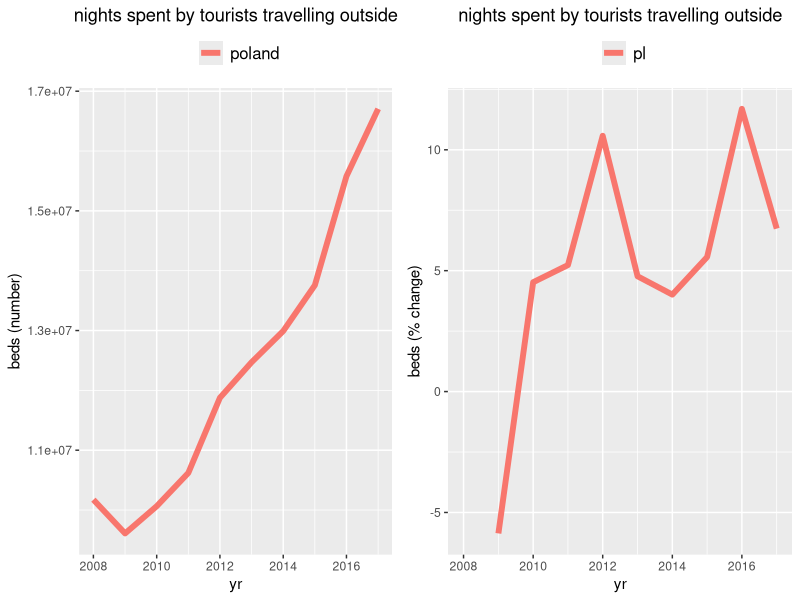
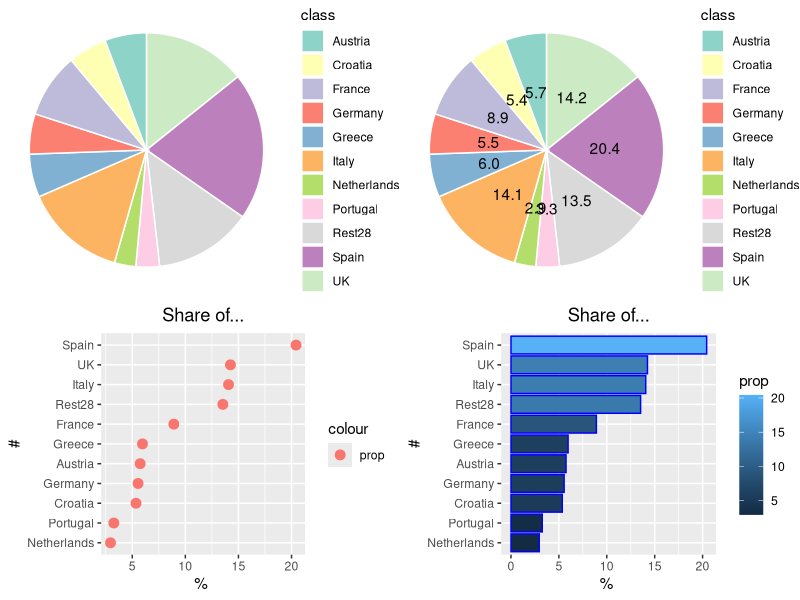
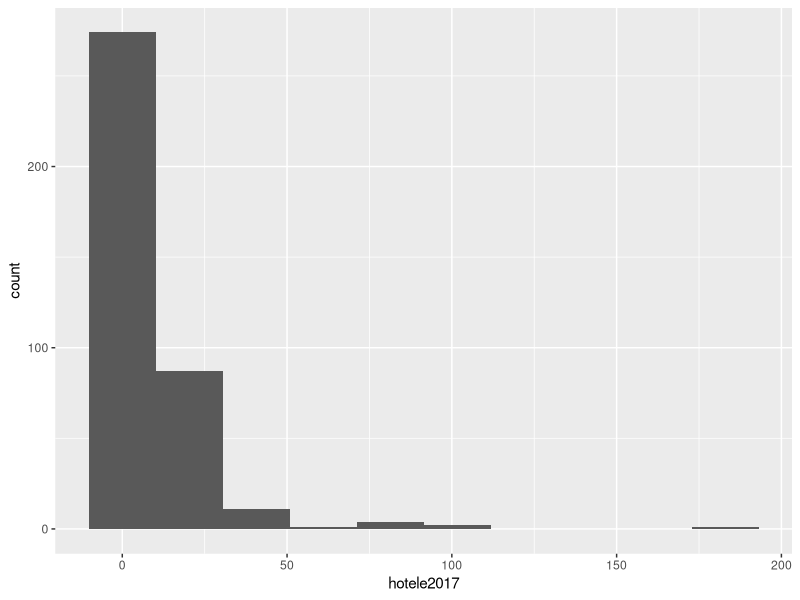
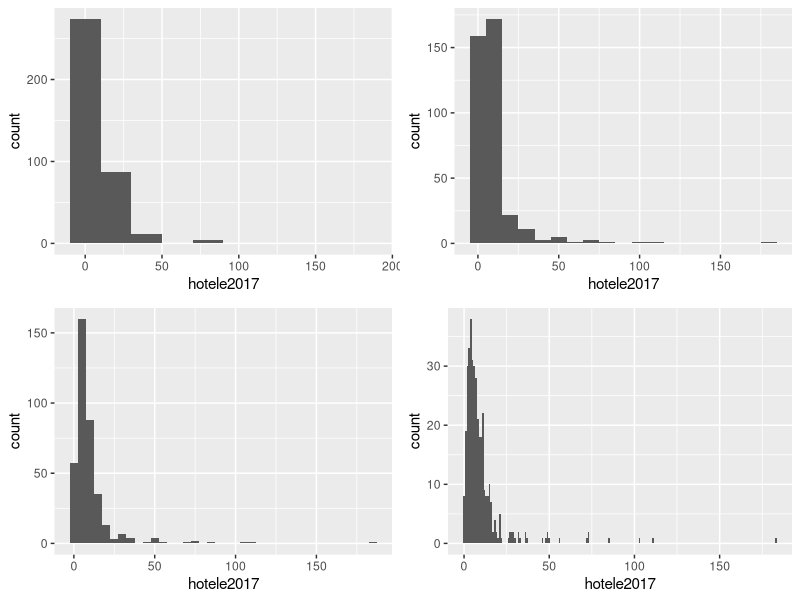
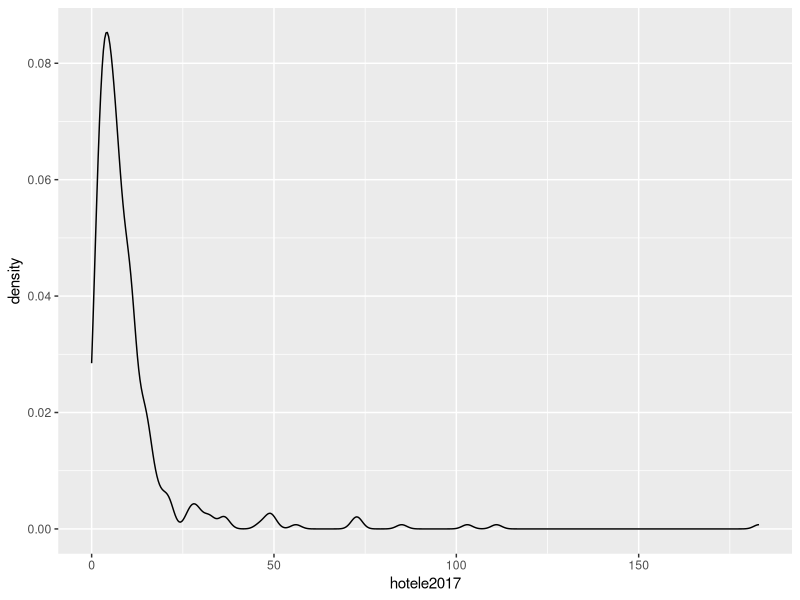
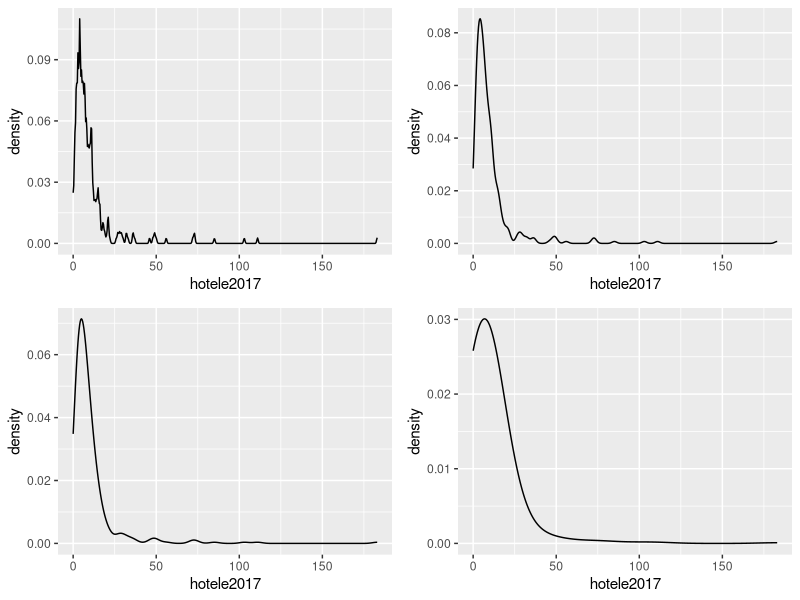
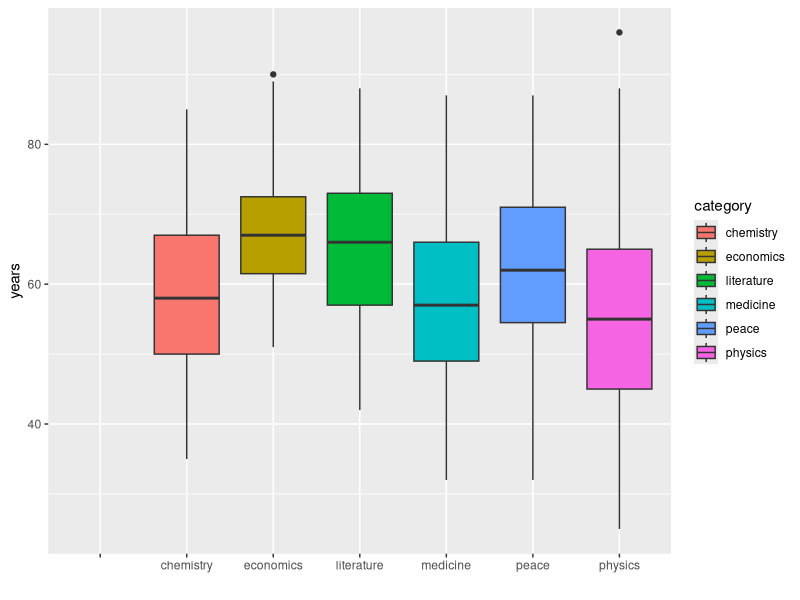
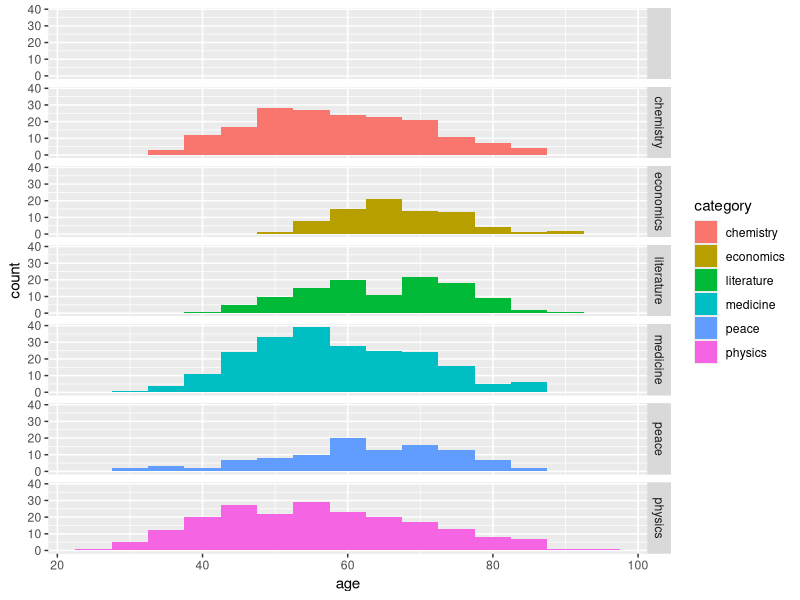

The R source for these figures, in order:
## ---- chunk 1
library(ggplot2)
library(ggpubr)
## line plot with trend (for x as.Date)
## center title

d <- read.csv("nights_spent_byc.csv", sep = ';',  header=T, na.string="NA");
yr <- as.Date(paste(d$year, "-01-01", sep=""));

d["yr"] <- yr

p1 <- ggplot(d, aes(x = yr)) +
 geom_line(aes(y = poland, colour = "poland"), size=2) +
 ylab(label="beds (number)") +
 labs(colour = "") +
 theme(legend.position="top") +
 ggtitle("nights spent by tourists travelling outside") +
 theme(plot.title = element_text(hjust = 0.5)) +
 theme(legend.text=element_text(size=12));

## index base = firstObs
pl <- diff(d$poland, differences = 1)

d$poland

pl <- append(NA, pl);

d["pl"] <- pl/d$poland * 100

p2 <- ggplot(d, aes(x = yr)) +
 geom_line(aes(y = pl, colour = "pl"), size=2) +
 ylab(label="beds (% change)") +
 labs(colour = "") +
 theme(legend.position="top") +
 ggtitle("nights spent by tourists travelling outside") +
 theme(plot.title = element_text(hjust = 0.5)) +
 theme(legend.text=element_text(size=12));

ggarrange(p1, p2, ncol = 2, nrow = 1)
## ---- chunk 2
d <- read.csv("hotele_caloroczne_PL.csv", sep = ';',  header=T, na.string="NA")
## ---- chunk 3
summary(d)
fivenum(d$hotele2017)
## ---- chunk 4
mean(d$hotele2017)
## ---- chunk 5
var(d$hotele2012); var(d$hotele2017)
sd(d$hotele2012); sd(d$hotele2017)
## ---- chunk 6
c(var(d$hotele2012, na.rm=T), var(d$hotele2017, na.rm=T),
 sd(d$hotele2012, na.rm=T), sd(d$hotele2017, na.rm=T))
## ---- chunk 7
c( mean(d$hotele2012, na.rm=T), mean(d$hotele2017, na.rm=T))
## ---- chunk 8
c( IQR(d$hotele2012, na.rm=T), IQR(d$hotele2017, na.rm=T))
## ---- chunk 9
library(ggplot2)
library("dplyr")
library(RColorBrewer)
library(ggpubr)

## https://www.datanovia.com/en/blog/how-to-create-a-pie-chart-in-r-using-ggplot2/
df <- data.frame( class=c("Spain", "UK", "Italy", "France", "Greece",
    "Austria", "Germany", "Croatia", "Portugal", "Netherlands", "Rest28"),
    n=c(305907462, 213378155, 210658786, 133499991, 89284386, 86044321, 83111219,
        80176804, 48884842, 44169041, 202635615));

sum.eu <-sum(df$n)
df["prop"] <- df$n / sum.eu * 100;
df["txt.prop"] <- sprintf ("%.1f", df$prop);

df <- df %>%
  arrange(desc(class)) %>%
  mutate(ypos = cumsum(prop) - 0.5*prop)

mycols <- brewer.pal(13, "Set3")

pc1 <- ggplot(df, aes(x = "", y = prop, fill = class)) +
  geom_bar(width = 1, stat = "identity", color = "white") +
  coord_polar("y", start = 0)+
  scale_fill_manual(values = mycols) +
  theme_void()

pc2 <- ggplot(df, aes(x = "", y = prop, fill = class)) +
  geom_bar(width = 1, stat = "identity", color = "white") +
  coord_polar("y", start = 0)+
  geom_text(aes(y = ypos, label = txt.prop), color = "black")+
  scale_fill_manual(values = mycols) +
  theme_void()

## dot-plot
pc3 <- ggplot(df, aes(x = reorder(class, n) )) +
  geom_point(aes(y = prop, colour = 'prop' ), size=3) +
  xlab(label="#") + ylab(label="% ") + coord_flip()+
  ggtitle("Share of...") +
  theme(plot.title = element_text(hjust = 0.5))

## bar chart
pc4 <- ggplot(df, aes(x = reorder(class, n), y=prop, fill=prop )) +
  geom_bar(stat="identity", color = 'blue' ) +
  xlab(label="#") + ylab(label="% ") +
  coord_flip()+ ggtitle("Share of...") +
  theme(plot.title = element_text(hjust = 0.5))

ggarrange(pc1, pc2, pc3, pc4, ncol = 2, nrow = 2)
## ---- chunk 10
ggplot(d, aes(x = hotele2017)) +
  geom_histogram(bins = nclass.Sturges(d$hotele2017))
## ---- chunk 11
#library(ggpubr)
p1 <- ggplot(d, aes(x = hotele2017)) +
  geom_histogram(binwidth = 20)
p2 <- ggplot(d, aes(x = hotele2017)) +
  geom_histogram(binwidth = 10)
p3 <- ggplot(d, aes(x = hotele2017)) +
  geom_histogram(binwidth = 5)
p4 <- ggplot(d, aes(x = hotele2017)) +
  geom_histogram(binwidth = 1)

ggarrange(p1,p2,p3,p4)
## ---- chunk 12
ggplot(data=d) + geom_density(aes(x=hotele2017))
## ---- chunk 13
p1 <- ggplot(data=d) + geom_density(aes(x=hotele2017), adjust=0.25)
p2 <- ggplot(data=d) + geom_density(aes(x=hotele2017), adjust=1.0)
p3 <- ggplot(data=d) + geom_density(aes(x=hotele2017), adjust=2.0)
p4 <- ggplot(data=d) + geom_density(aes(x=hotele2017), adjust=8.0)
ggarrange(p1,p2,p3,p4)
## ---- chunk 14
d <- read.csv("nobel_laureates3.csv", sep = ';', dec = ",",  header=T, na.string="NA");

ggplot(d, aes(x=category, y=age, fill=category)) + geom_boxplot() + ylab("years") + xlab("");
## ---- chunk 15
ggplot(d, aes(x=age, fill=category)) + geom_histogram(binwidth=5) +
    facet_grid(category ~ .)
## ---- chunk 16
dA <- read.csv("nobel_laureates3.csv", sep = ';', dec = ",",  header=T, na.string="NA");
nrow(dA)
dS <-  subset(dA, (! bornCountryCode == "" )) ## by country of birth
nrow(dS) ## how many
## ---- chunk 17
u <- table(dS$bornCountryCode)
uf <- as.data.frame(u)
## ---- chunk 18
names(uf)[1] = 'country'

lFreq <- log2(uf$Freq)
uf["lfreq"] <- lFreq
pc3 <- ggplot(uf, aes(x = reorder(country, Freq) )) +
  geom_point(aes(y = Freq, colour = 'Freq' ), size=1) +
  xlab(label="cc") + ylab(label="n ") + coord_flip()+
  ggtitle("Number of Nobel laureates by Country") +
  theme(axis.text = element_text(size = 7)) +
  theme(plot.title = element_text(hjust = 0.5))
pc4 <- ggplot(uf, aes(x = reorder(country, lfreq) )) +
  geom_point(aes(y = lfreq, colour = 'lfreq' ), size=1) +
  xlab(label="cc") + ylab(label="log(n) ") + coord_flip()+
  ggtitle("Number of Nobel laureates by Country") +
  theme(axis.text = element_text(size = 7)) +
  theme(plot.title = element_text(hjust = 0.5))

llFreq <- log10(uf$Freq)
uf["llfreq"] <- llFreq

pc5 <- ggplot(uf, aes(x = reorder(country, llfreq) )) +
  geom_point(aes(y = llfreq, colour = 'lfreq' ), size=1) +
  xlab(label="cc") + ylab(label="log(n) ") + coord_flip()+
  ggtitle("Number of Nobel laureates by Country") +
  theme(axis.text = element_text(size = 7)) +
  theme(plot.title = element_text(hjust = 0.5))

ggarrange(pc3, pc4, pc5, ncol = 3, nrow = 1);
